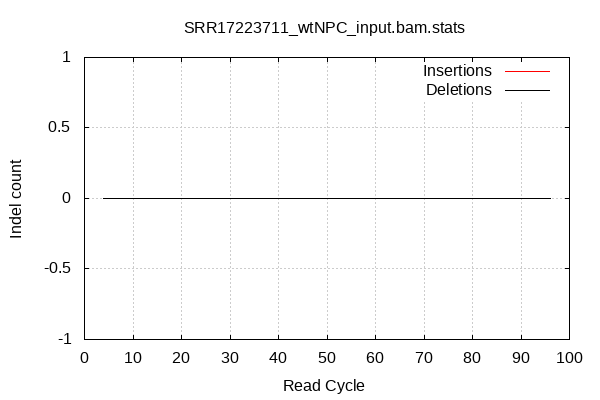

Here is the gnuplot script that generated this plot:

        set terminal png size 600,400 truecolor
        set output "SRR17223711_wtNPC_input_stats/indel-cycles.png"
        set grid xtics ytics y2tics back lc rgb "#cccccc"
        set style line 1 linetype 1  linecolor rgb "red"
        set style line 2 linetype 2  linecolor rgb "black"
        set style line 3 linetype 3  linecolor rgb "green"
        set style line 4 linetype 4  linecolor rgb "blue"
        set style increment user
        set ylabel "Indel count"
        set xlabel "Read Cycle"
        set title "SRR17223711_wtNPC_input.bam.stats" noenhanced
    plot '-' w l ti 'Insertions', '' w l ti 'Deletions'
4	0
5	0
6	0
7	0
8	0
9	0
10	0
11	0
12	0
13	0
14	0
15	0
16	0
17	0
18	0
19	0
20	0
21	0
22	0
23	0
24	0
25	0
26	0
27	0
28	0
29	0
30	0
31	0
32	0
33	0
34	0
35	0
36	0
37	0
38	0
39	0
40	0
41	0
42	0
43	0
44	0
45	0
46	0
47	0
48	0
49	0
50	0
51	0
52	0
53	0
54	0
55	0
56	0
57	0
58	0
59	0
60	0
61	0
62	0
63	0
64	0
65	0
66	0
67	0
68	0
69	0
70	0
71	0
72	0
73	0
74	0
75	0
76	0
77	0
78	0
79	0
80	0
81	0
82	0
83	0
84	0
85	0
86	0
87	0
88	0
89	0
90	0
91	0
92	0
93	0
94	0
95	0
96	0
end
4	0
5	0
6	0
7	0
8	0
9	0
10	0
11	0
12	0
13	0
14	0
15	0
16	0
17	0
18	0
19	0
20	0
21	0
22	0
23	0
24	0
25	0
26	0
27	0
28	0
29	0
30	0
31	0
32	0
33	0
34	0
35	0
36	0
37	0
38	0
39	0
40	0
41	0
42	0
43	0
44	0
45	0
46	0
47	0
48	0
49	0
50	0
51	0
52	0
53	0
54	0
55	0
56	0
57	0
58	0
59	0
60	0
61	0
62	0
63	0
64	0
65	0
66	0
67	0
68	0
69	0
70	0
71	0
72	0
73	0
74	0
75	0
76	0
77	0
78	0
79	0
80	0
81	0
82	0
83	0
84	0
85	0
86	0
87	0
88	0
89	0
90	0
91	0
92	0
93	0
94	0
95	0
96	0
end
